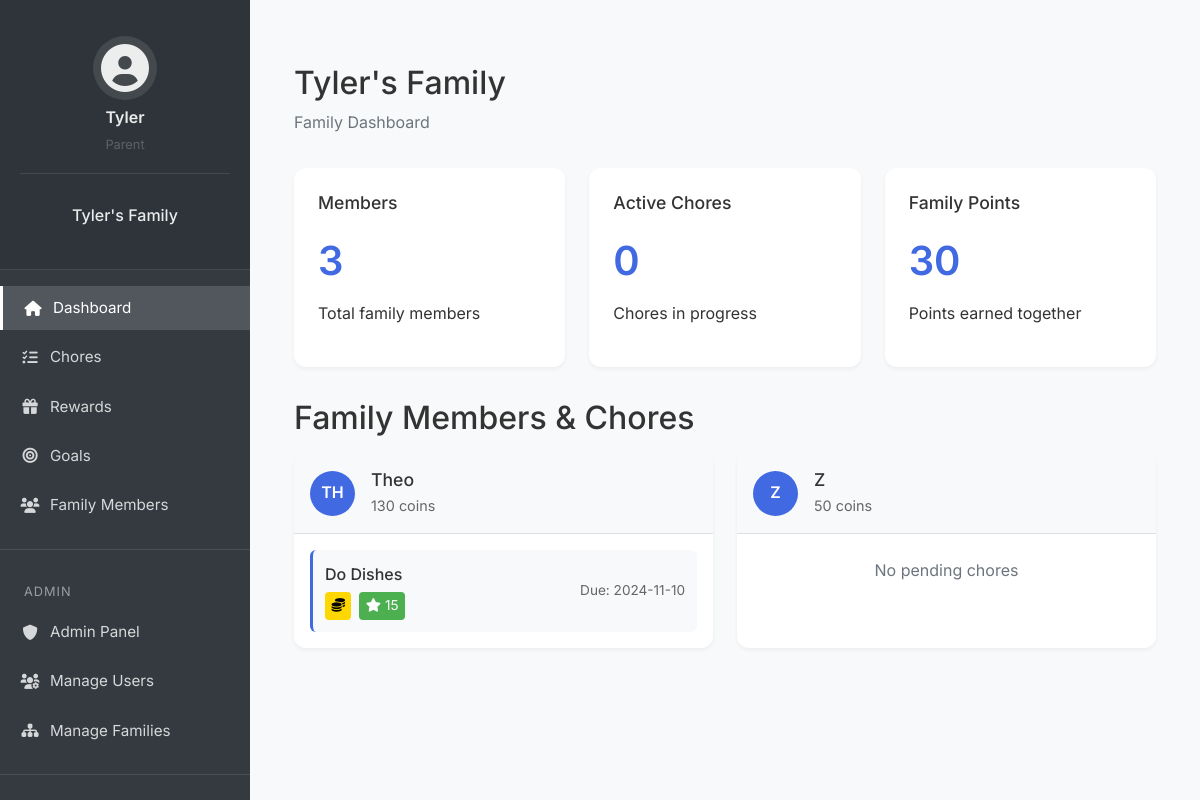
The page /dashboard (signed in) on the database its author committed.
### flask_app/models/user.py (models this page shows, shortened)
class User(db.Model, UserMixin):
    __tablename__ = 'user'
    id = db.Column(db.Integer, primary_key=True)
    username = db.Column(db.String(64), unique=True, nullable=False)
    email = db.Column(db.String(120), unique=True, nullable=False)
    password_hash = db.Column(db.String(128), nullable=False)
    pin = db.Column(db.String(4))
    created_at = db.Column(db.DateTime, default=datetime.utcnow)
    is_superuser = db.Column(db.Boolean, default=False)
    is_parent = db.Column(db.Boolean, default=False)
    family_id = db.Column(db.Integer, db.ForeignKey('family.id'))
    parent_id = db.Column(db.Integer, db.ForeignKey('user.id'), nullable=True)
    children = db.relationship('User', backref=db.backref('parent', remote_side=[id]))
    coins = db.Column(db.Integer, default=0)
    family_points = db.Column(db.Integer, default=0)
    avatar = db.Column(db.String(50), default='fa-user-circle')
    assigned_chores = db.relationship('Chore',
                                    foreign_keys='Chore.assigned_to_id',
                                    back_populates='assigned_to',
                                    lazy=True)
    created_chores = db.relationship('Chore',
                                   foreign_keys='Chore.created_by_id',
                                   back_populates='created_by',
                                   lazy=True)
    created_goals = db.relationship('Goal', back_populates='created_by', lazy=True)
    created_goal_categories = db.relationship('GoalCategory', back_populates='created_by', lazy=True)

class Family(db.Model):
    __tablename__ = 'family'
    id = db.Column(db.Integer, primary_key=True)
    name = db.Column(db.String(100), nullable=False)
    family_code = db.Column(db.String(6), unique=True, nullable=False)
    created_at = db.Column(db.DateTime, default=datetime.utcnow)
    members = db.relationship('User', backref='family', lazy=True)
    chores = db.relationship('Chore', backref='family', lazy=True)
    module_settings = db.relationship('ModuleSettings', back_populates='family', lazy=True)
    goals = db.relationship('Goal', back_populates='family', lazy=True)
    goal_categories = db.relationship('GoalCategory', back_populates='family', lazy=True)

### flask_app/models/chore.py (models this page shows, shortened)
class Chore(db.Model):
    __tablename__ = 'chore'
    __table_args__ = {'extend_existing': True}
    id = db.Column(db.Integer, primary_key=True)
    title = db.Column(db.String(100), nullable=False)
    description = db.Column(db.Text, nullable=True)
    points = db.Column(db.Integer, nullable=False, default=0)
    status = db.Column(db.String(20), nullable=False, default='pending')  # pending, completed, verified
    due_date = db.Column(db.DateTime, nullable=True)
    created_at = db.Column(db.DateTime, nullable=False, default=datetime.utcnow)
    completed_at = db.Column(db.DateTime, nullable=True)
    family_id = db.Column(db.Integer, db.ForeignKey('family.id'), nullable=False)
    assigned_to_id = db.Column(db.Integer, db.ForeignKey('user.id'), nullable=True)
    created_by_id = db.Column(db.Integer, db.ForeignKey('user.id'), nullable=False)
    category_id = db.Column(db.Integer, db.ForeignKey('chore_category.id'), nullable=True)
    assigned_to = db.relationship('User',
                                foreign_keys=[assigned_to_id],
                                back_populates='assigned_chores')
    created_by = db.relationship('User',
                               foreign_keys=[created_by_id],
                               back_populates='created_chores')

### flask_app/controllers/main.py (the view)
@main_bp.route('/dashboard')
@login_required
def dashboard():
    family = current_user.family
    if family:
        family_count = len(family.members)
        active_chores = 0  # TODO: Implement chores tracking
        family_points = sum(member.family_points for member in family.members)
        family_members = family.members
        recent_activities = []  # TODO: Implement activity tracking
        return render_template('main/dashboard.html',
                             family_count=family_count,
                             active_chores=active_chores,
                             family_points=family_points,
                             family_members=family_members,
                             recent_activities=recent_activities)
    return render_template('main/dashboard.html')

### flask_app/templates/main/dashboard.html (shortened to what this page needs)
{% extends "base.html" %}
{% block authenticated_content %}
<div class="container">
    <div class="dashboard-container">
        {% if current_user.family %}
            <div class="dashboard-header">
                <h1>{{ current_user.family.name }}</h1>
                <p class="text-muted">Family Dashboard</p>
            </div>
            <div class="dashboard-cards">
                <div class="card">
                    <h3>Members</h3>
                    <div class="stat">{{ family_count }}</div>
                    <p>Total family members</p>
                </div>
                <div class="card">
                    <h3>Active Chores</h3>
                    <div class="stat">{{ active_chores }}</div>
                    <p>Chores in progress</p>
                </div>
                <div class="card">
                    <h3>Family Points</h3>
                    <div class="stat">{{ family_points }}</div>
                    <p>Points earned together</p>
                </div>
            </div>
            <div class="family-members mt-4">
                <h2>Family Members & Chores</h2>
                <div class="members-list">
                    {% for member in family_members if not member.is_parent %}
                    <div class="member-card-with-chores">
                        <div class="member-header">
                            <div class="member-avatar">{{ member.username[:2].upper() }}</div>
                            <div class="member-info">
                                <h4>{{ member.username }}</h4>
                                <p>{{ member.coins }} coins</p>
                            </div>
                        </div>
                        <div class="member-chores">
                            {% set pending_chores = member.assigned_chores|selectattr('status', 'equalto', 'pending')|list %}
                            {% if pending_chores %}
                                <div class="chores-list">
                                    {% for chore in pending_chores %}
                                    <div class="chore-item">
                                        <div class="chore-info">
                                            <span class="chore-title">{{ chore.title }}</span>
                                            <div class="chore-rewards">
                                                <span class="coins-badge">
                                                    <i class="fas fa-coins"></i> {{ chore.coins }}
                                                </span>
                                                <span class="points-badge">
                                                    <i class="fas fa-star"></i> {{ chore.points }}
                                                </span>
                                            </div>
                                        </div>
                                        {% if chore.due_date %}
                                        <div class="chore-due-date">
                                            Due: {{ chore.due_date.strftime('%Y-%m-%d') }}
                                        </div>
                                        {% endif %}
                                    </div>
                                    {% endfor %}
                                </div>
                            {% else %}
                                <p class="text-muted text-center my-2">No pending chores</p>
                            {% endif %}
                        </div>
                    </div>
                    {% endfor %}
                </div>
            </div>
        {% endif %}
    </div>
</div>
{% endblock %}

### flask_app/templates/partials/_sidebar.html (shortened to what this page needs)
<nav class="sidebar">
    <div class="sidebar-header">
        <div class="user-profile text-center mb-4">
            {% if current_user.avatar.startswith('fa-') %}
                <i class="fas {{ current_user.avatar }} fa-3x mb-2"></i>
            {% else %}
                <img src="{{ url_for('static', filename='img/avatars/' + current_user.avatar) }}"
                     alt="{{ current_user.username }}'s avatar"
                     class="avatar-img mb-2">
            {% endif %}
            <div class="user-info">
                <h6 class="mb-1">{{ current_user.username }}</h6>
                <small class="text-muted">
                    {% if current_user.is_parent %}
                        Parent
                    {% else %}
                        Child
                        <div class="coins-display mt-1">
                            <i class="fas fa-coins fa-xs"></i>
                            <span class="coins-text">{{ current_user.coins }}</span>
                        </div>
                    {% endif %}
                </small>
            </div>
        </div>
        {% if current_user.family %}
        <div class="family-info text-center mb-3">
            <h5>{{ current_user.family.name }}</h5>
        </div>
        {% endif %}
    </div>
    <ul class="nav flex-column">
        <li class="nav-item">
            <a class="nav-link {% if request.endpoint == 'main.dashboard' %}active{% endif %}"
               href="{{ url_for('main.dashboard') }}">
                <i class="fas fa-home"></i>
                <span>Dashboard</span>
            </a>
        </li>
        {% if current_user.family and module_settings.get('economy', True) %}
            <li class="nav-item" data-module="economy">
                <a class="nav-link {% if request.endpoint.startswith('chores.') %}active{% endif %}"
                   href="{{ url_for('chores.list_chores') }}">
                    <i class="fas fa-tasks"></i>
                    <span>Chores</span>
                </a>
            </li>
            <li class="nav-item" data-module="economy">
                <a class="nav-link {% if request.endpoint.startswith('rewards.') %}active{% endif %}"
                   href="{{ url_for('rewards.list_rewards') }}">
                    <i class="fas fa-gift"></i>
                    <span>Rewards</span>
                </a>
            </li>
            <li class="nav-item" data-module="economy">
                <a class="nav-link {% if request.endpoint.startswith('goals.') %}active{% endif %}"
                   href="{{ url_for('goals.list_goals') }}">
                    <i class="fas fa-bullseye"></i>
                    <span>Goals</span>
                </a>
            </li>
        {% endif %}
        {% if current_user.is_parent %}
            <li class="nav-item">
                <a class="nav-link {% if request.endpoint.startswith('family.') %}active{% endif %}"
                   href="{{ url_for('family.members') }}">
                    <i class="fas fa-users"></i>
                    <span>Family Members</span>
                </a>
            </li>
        {% endif %}
        {% if current_user.is_superuser and module_settings.get('admin', True) %}
            <li class="nav-divider" data-module="admin"></li>
            <li class="menu-label" data-module="admin">Admin</li>
            <li class="nav-item" data-module="admin">
                <a class="nav-link {% if request.endpoint.startswith('admin.') %}active{% endif %}"
                   href="{{ url_for('admin.index') }}">
                    <i class="fas fa-shield-alt"></i>
                    <span>Admin Panel</span>
                </a>
            </li>
            <li class="nav-item" data-module="admin">
                <a class="nav-link {% if request.endpoint == 'admin.users' %}active{% endif %}"
                   href="{{ url_for('admin.users') }}">
                    <i class="fas fa-users-cog"></i>
                    <span>Manage Users</span>
                </a>
            </li>
            <li class="nav-item" data-module="admin">
                <a class="nav-link {% if request.endpoint == 'admin.families' %}active{% endif %}"
                   href="{{ url_for('admin.families') }}">
                    <i class="fas fa-sitemap"></i>
                    <span>Manage Families</span>
                </a>
            </li>
        {% endif %}
        <li class="nav-divider"></li>
        <li class="nav-item">
            {% if current_user.is_parent %}
                <a class="nav-link {% if request.endpoint == 'settings.profile' %}active{% endif %}"
                   href="{{ url_for('settings.profile') }}">
                </a>
            {% else %}
                <a class="nav-link {% if request.endpoint == 'settings.child_profile' %}active{% endif %}"
                   href="{{ url_for('settings.child_profile') }}">
                    <i class="fas fa-user-cog"></i>
                    <span>My Profile</span>
                </a>
            {% endif %}
        </li>
    </ul>
</nav>

### rows shown on the page
User: username "Tyler"
Family: family.name "Tyler's Family"
User: username "TH", username "Theo", coins "130"
Chore: title "Do Dishes", points "15", due_date "2024-11-10"
User: username "Z", coins "50", shows "No pending chores"

### other values the page prints
{{ family_count }} "3"
{{ active_chores }} "0"
{{ family_points }} "30"
